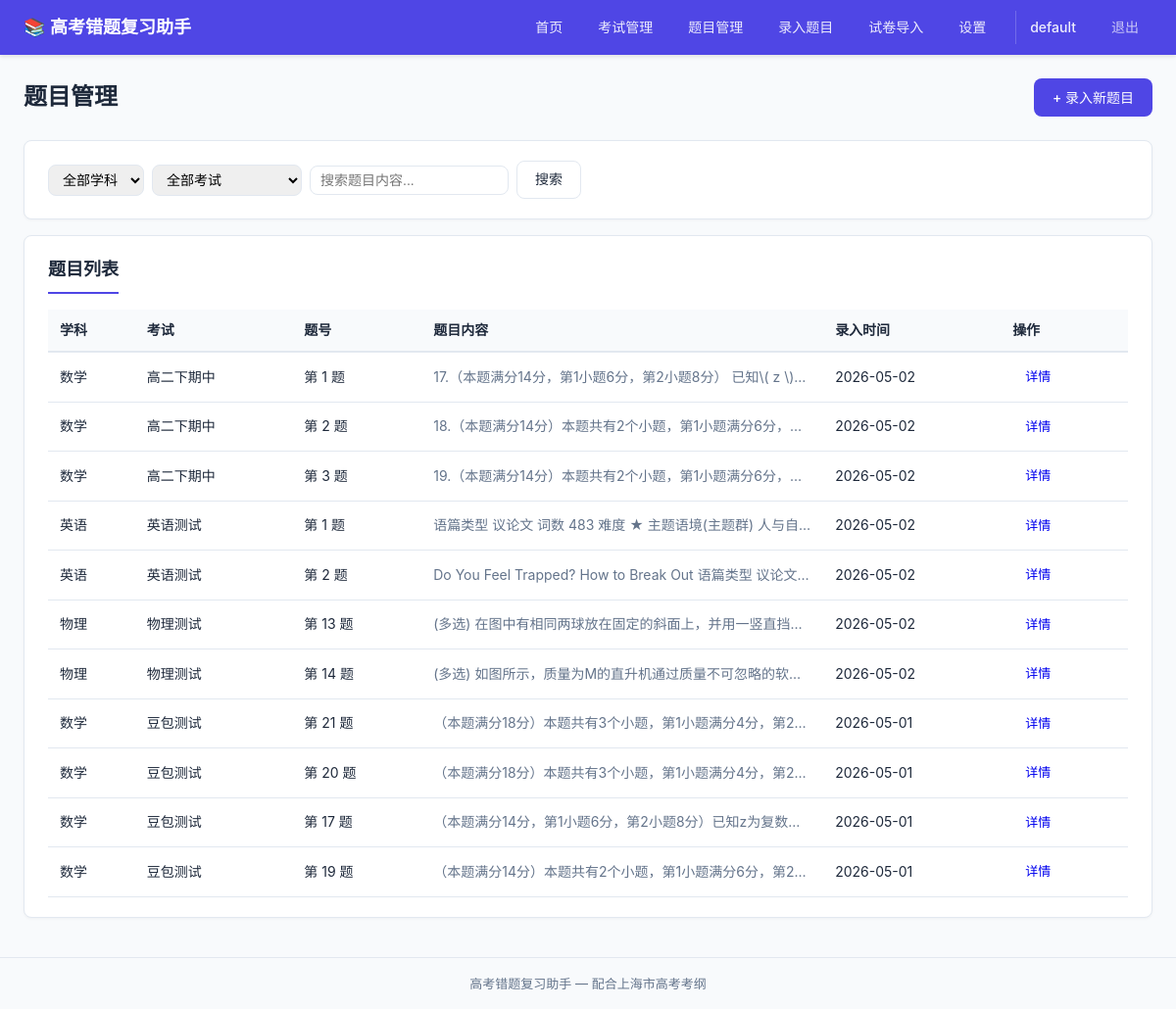
Screenshot of /questions (signed in) with the database file from the repository.
### tables this page shows
CREATE TABLE users (
            id            INTEGER PRIMARY KEY AUTOINCREMENT,
            username      TEXT    NOT NULL UNIQUE,
            password_hash TEXT    NOT NULL,
            created_at    TIMESTAMP DEFAULT CURRENT_TIMESTAMP
        );

CREATE TABLE questions (
            id              INTEGER PRIMARY KEY AUTOINCREMENT,
            exam_id         INTEGER NOT NULL REFERENCES exams(id) ON DELETE CASCADE,
            question_number TEXT    NOT NULL,
            stem            TEXT,
            image_path      TEXT,
            created_at      TIMESTAMP DEFAULT CURRENT_TIMESTAMP,
            updated_at      TIMESTAMP DEFAULT CURRENT_TIMESTAMP
        , user_id INTEGER NOT NULL DEFAULT 1, student_answer TEXT, error_reason TEXT);

CREATE TABLE subjects (
            id          INTEGER PRIMARY KEY AUTOINCREMENT,
            name        TEXT    NOT NULL UNIQUE,
            created_at  TIMESTAMP DEFAULT CURRENT_TIMESTAMP
        );

CREATE TABLE exams (
            id          INTEGER PRIMARY KEY AUTOINCREMENT,
            subject_id  INTEGER NOT NULL REFERENCES subjects(id),
            name        TEXT    NOT NULL,
            exam_date   DATE,
            created_at  TIMESTAMP DEFAULT CURRENT_TIMESTAMP, user_id INTEGER NOT NULL DEFAULT 1,
            UNIQUE(subject_id, name)
        );

### routes/questions.py (the view)
@questions_bp.route('/questions')
@login_required
def list_questions():
    user_id = session['user_id']
    subjects = get_all_subjects()
    subject_id = request.args.get('subject_id', type=int)
    exam_id = request.args.get('exam_id', type=int)
    search = request.args.get('search')
    exams = get_all_exams(user_id)
    questions = get_questions_filtered(subject_id=subject_id, exam_id=exam_id, search=search, user_id=user_id)
    return render_template('questions/list.html', subjects=subjects, exams=exams,
                           questions=questions, selected_subject=subject_id,
                           selected_exam=exam_id, search=search)

### app.py (called while the page is built)
@app.before_request
def load_logged_in_user():
    user_id = session.get('user_id')
    g.current_user = get_user_by_id(user_id) if user_id else None

@app.context_processor
def inject_global_template_vars():
    return {
        'current_user': g.get('current_user'),
    }

### database/__init__.py (called while the page is built)
def get_db():
    if 'db' not in g:
        g.db = sqlite3.connect(DATABASE_PATH)
        g.db.row_factory = sqlite3.Row
        g.db.execute("PRAGMA foreign_keys = ON")
    return g.db

### models/exam.py (called while the page is built)
def get_all_exams(user_id=None):
    db = get_db()
    query = (
        "SELECT e.*, s.name as subject_name FROM exams e "
        "JOIN subjects s ON e.subject_id = s.id WHERE 1=1"
    )
    params = []
    if user_id is not None:
        query += " AND e.user_id = ?"
        params.append(user_id)
    query += " ORDER BY e.exam_date DESC, e.id DESC"
    return db.execute(query, params).fetchall()

### models/question.py (called while the page is built)
def get_questions_filtered(subject_id=None, exam_id=None, search=None, user_id=None):
    db = get_db()
    query = (
        "SELECT q.*, e.name as exam_name, e.subject_id, s.name as subject_name "
        "FROM questions q JOIN exams e ON q.exam_id = e.id "
        "JOIN subjects s ON e.subject_id = s.id WHERE 1=1"
    )
    params = []
    if user_id is not None:
        query += " AND e.user_id = ?"
        params.append(user_id)
    if subject_id:
        query += " AND e.subject_id = ?"
        params.append(subject_id)
    if exam_id:
        query += " AND q.exam_id = ?"
        params.append(exam_id)
    if search:
        query += " AND (q.stem LIKE ? OR q.question_number LIKE ?)"
        params.extend([f"%{search}%", f"%{search}%"])
    query += " ORDER BY q.created_at DESC"
    return db.execute(query, params).fetchall()

### models/subject.py (called while the page is built)
def get_all_subjects():
    db = get_db()
    return db.execute("SELECT * FROM subjects ORDER BY id").fetchall()

### models/user.py (called while the page is built)
def get_user_by_id(user_id):
    db = get_db()
    row = db.execute(
        "SELECT id, username, created_at FROM users WHERE id = ?", (user_id,)
    ).fetchone()
    return dict(row) if row else None

### templates/questions/list.html (shortened to what this page needs)
{% extends "base.html" %}
{% block content %}
<div class="page-header">
    <h1>题目管理</h1>
    <a href="{{ url_for('questions.create') }}" class="btn btn-primary">+ 录入新题目</a>
</div>
<div class="card">
    <form method="GET" class="filter-form">
        <select name="subject_id" onchange="this.form.submit()">
            <option value="">全部学科</option>
        </select>
        <select name="exam_id" onchange="this.form.submit()">
            <option value="">全部考试</option>
        </select>
        <input type="text" name="search" placeholder="搜索题目内容..." value="{{ search or '' }}">
        <button type="submit" class="btn btn-secondary">搜索</button>
    </form>
</div>
<div class="card">
    <h2>题目列表</h2>
    {% if questions %}
    <table class="data-table">
        <thead>
            <tr>
                <th>学科</th>
                <th>考试</th>
                <th>题号</th>
                <th>题目内容</th>
                <th>录入时间</th>
                <th>操作</th>
            </tr>
        </thead>
        <tbody>
            {% for q in questions %}
            <tr>
                <td>{{ q.subject_name }}</td>
                <td>{{ q.exam_name }}</td>
                <td>第 {{ q.question_number }} 题</td>
                <td class="stem-preview">{{ q.stem[:60] if q.stem else '（有图片）' }}</td>
                <td>{{ q.created_at[:10] if q.created_at }}</td>
                <td>
                    <a href="{{ url_for('questions.detail', question_id=q.id) }}" class="btn btn-small">详情</a>
                </td>
            </tr>
            {% endfor %}
        </tbody>
    </table>
    {% else %}
    <p class="empty-state">还没有题目。点击右上角「录入新题目」开始。</p>
    {% endif %}
</div>
{% endblock %}

### templates/base.html (shortened to what this page needs)
<!DOCTYPE html>
<html lang="zh-CN">
<head>
    <link rel="stylesheet" href="{{ url_for('static', filename='css/app.css') }}">
</head>
<body>
    <nav class="navbar">
        <div class="nav-container">
            <a href="{{ url_for('index') }}" class="nav-brand">📚 高考错题复习助手</a>
            <div class="nav-links">
                {% if current_user %}
                <a href="{{ url_for('index') }}">首页</a>
                <a href="{{ url_for('exams.list_exams') }}">考试管理</a>
                <a href="{{ url_for('questions.list_questions') }}">题目管理</a>
                <a href="{{ url_for('questions.create') }}">录入题目</a>
                <a href="{{ url_for('paper.upload') }}">试卷导入</a>
                <a href="{{ url_for('settings.index') }}">设置</a>
                <span class="nav-user">{{ current_user.username }}</span>
                <a href="{{ url_for('auth.logout') }}" class="nav-logout">退出</a>
                {% else %}
                <a href="{{ url_for('auth.login') }}">登录</a>
                <a href="{{ url_for('auth.register') }}">注册</a>
                {% endif %}
            </div>
        </div>
    </nav>
    <main class="main-container">
        {% block content %}{% endblock %}
    </main>
    <footer class="footer">
        <p>高考错题复习助手 &mdash; 配合上海市高考考纲</p>
    </footer>
</body>
</html>

### static/css/app.css (style rules this page uses)
*, *::before, *::after { box-sizing: border-box; margin: 0; padding: 0; }
:root { --primary: #4f46e5; --primary-hover: #4338ca; --danger: #dc2626; --danger-hover: #b91c1c; --success: #16a34a; --warning: #f59e0b; --bg: #f8fafc; --card-bg: #ffffff; --text: #1e293b; --text-muted: #64748b; --border: #e2e8f0; --radius: 8px; }
body { font-family: -apple-system, BlinkMacSystemFont, "Microsoft YaHei", "PingFang SC", sans-serif; background: var(--bg); color: var(--text); line-height: 1.6; min-height: 100vh; display: flex; flex-direction: column; }
.navbar { background: var(--primary); color: white; padding: 0 24px; box-shadow: 0 2px 4px rgba(0,0,0,0.1); position: sticky; top: 0; z-index: 100; }
.nav-container { max-width: 1200px; margin: 0 auto; display: flex; align-items: center; justify-content: space-between; height: 56px; }
.nav-brand { color: white; text-decoration: none; font-size: 18px; font-weight: 600; }
.nav-links { display: flex; gap: 8px; }
.nav-links a { color: rgba(255,255,255,0.9); text-decoration: none; padding: 6px 14px; border-radius: var(--radius); font-size: 14px; transition: background 0.2s; }
.main-container { max-width: 1200px; margin: 0 auto; padding: 24px; flex: 1; width: 100%; }
.footer { text-align: center; padding: 16px; color: var(--text-muted); font-size: 13px; border-top: 1px solid var(--border); margin-top: auto; }
.page-header { display: flex; align-items: center; justify-content: space-between; flex-wrap: wrap; gap: 12px; margin-bottom: 24px; }
.page-header h1 { font-size: 24px; }
.card { background: var(--card-bg); border-radius: var(--radius); padding: 20px 24px; margin-bottom: 16px; border: 1px solid var(--border); box-shadow: 0 1px 3px rgba(0,0,0,0.04); }
.card h2 { font-size: 18px; margin-bottom: 16px; padding-bottom: 8px; border-bottom: 2px solid var(--primary); display: inline-block; }
.btn { display: inline-block; padding: 8px 18px; border-radius: var(--radius); font-size: 14px; font-weight: 500; text-decoration: none; border: 1px solid transparent; cursor: pointer; transition: all 0.15s; line-height: 1.5; }
.btn-primary { background: var(--primary); color: white; }
.btn-secondary { background: white; color: var(--text); border-color: var(--border); }
.btn-small { padding: 4px 12px; font-size: 13px; }
.data-table { width: 100%; border-collapse: collapse; font-size: 14px; }
.data-table th { text-align: left; padding: 10px 12px; background: #f8fafc; font-weight: 600; border-bottom: 2px solid var(--border); }
.data-table td { padding: 10px 12px; border-bottom: 1px solid var(--border); }
.stem-preview { max-width: 240px; overflow: hidden; text-overflow: ellipsis; white-space: nowrap; color: var(--text-muted); }
.filter-form { display: flex; gap: 8px; align-items: center; flex-wrap: wrap; }
.filter-form select, .filter-form input { padding: 6px 10px; border: 1px solid var(--border); border-radius: var(--radius); font-size: 14px; }
.nav-user { color: rgba(255,255,255,0.9); padding: 6px 14px; font-size: 14px; font-weight: 500; border-left: 1px solid rgba(255,255,255,0.2); margin-left: 8px; }
.nav-logout { color: rgba(255,255,255,0.7) !important; }

### rows the page displays
users: username "default"
questions: subject_name "数学", exam_name "高二下期中", question_number "1", stem "17.（本题满分14分，第1小题6分，第2小题8分） 已知\\( z \\)…", created_at "2026-05-02"
questions: subject_name "数学", exam_name "高二下期中", question_number "2", stem "18.（本题满分14分）本题共有2个小题，第1小题满分6分，…", created_at "2026-05-02"
questions: subject_name "数学", exam_name "高二下期中", question_number "3", stem "19.（本题满分14分）本题共有2个小题，第1小题满分6分，…", created_at "2026-05-02"
questions: subject_name "英语", exam_name "英语测试", question_number "1", stem "语篇类型 议论文 词数 483 难度 ★ 主题语境(主题群) 人与自…", created_at "2026-05-02"
questions: subject_name "英语", exam_name "英语测试", question_number "2", stem "Do You Feel Trapped? How to Break Out 语篇类型 议论文…", created_at "2026-05-02"
questions: subject_name "物理", exam_name "物理测试", question_number "13", stem "(多选) 在图中有相同两球放在固定的斜面上，并用一竖直挡…", created_at "2026-05-02"
questions: subject_name "物理", exam_name "物理测试", question_number "14", stem "(多选) 如图所示，质量为M的直升机通过质量不可忽略的软…", created_at "2026-05-02"
questions: subject_name "数学", exam_name "豆包测试", question_number "21", stem "（本题满分18分）本题共有3个小题，第1小题满分4分，第2…", created_at "2026-05-01"
questions: subject_name "数学", exam_name "豆包测试", question_number "20", stem "（本题满分18分）本题共有3个小题，第1小题满分4分，第2…", created_at "2026-05-01"
questions: subject_name "数学", exam_name "豆包测试", question_number "17", stem "（本题满分14分，第1小题6分，第2小题8分）已知z为复数…", created_at "2026-05-01"
questions: subject_name "数学", exam_name "豆包测试", question_number "19", stem "（本题满分14分）本题共有2个小题，第1小题满分6分，第2…", created_at "2026-05-01"
